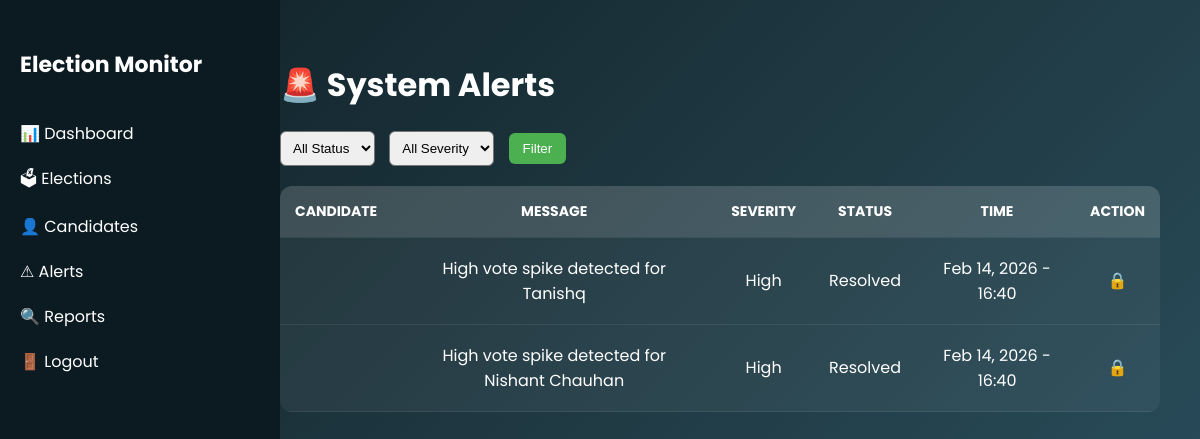
The page /alerts/ (signed in) on the database as committed earlier.
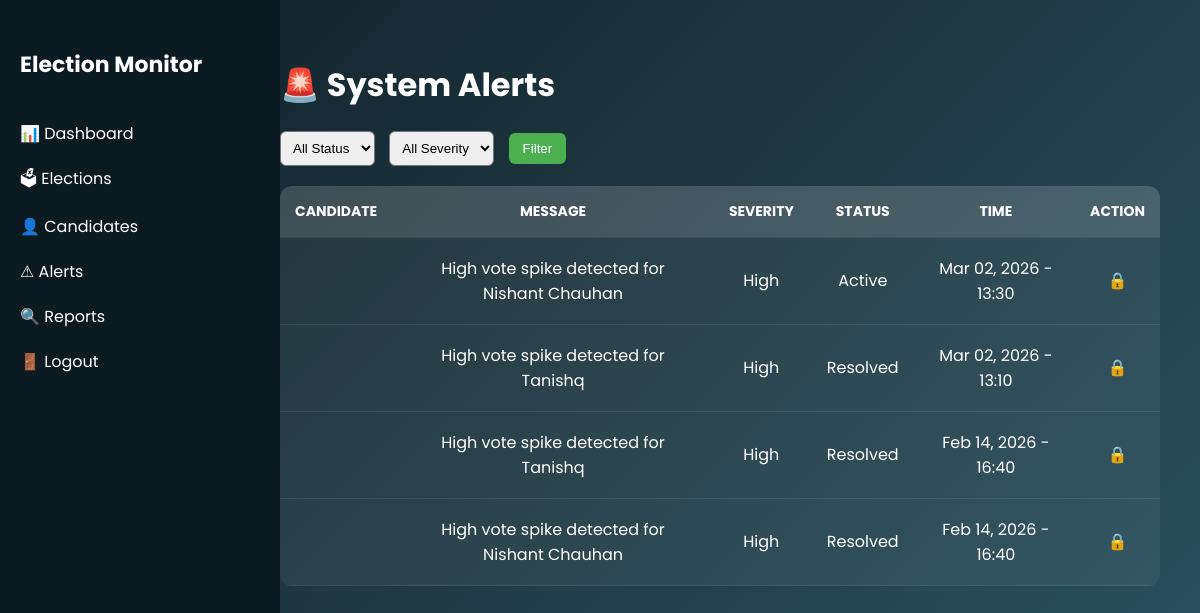
The same page on the database as committed later.
### core/models.py (models this page shows, shortened)
class Alert(models.Model):
    anomaly = models.ForeignKey(Anomaly, on_delete=models.CASCADE)
    message = models.CharField(max_length=255)
    severity = models.CharField(max_length=20, default="High")
    created_at = models.DateTimeField(auto_now_add=True)
    status = models.CharField(max_length=20, default="Active")

### core/views.py (the view)
# urls.py: path("alerts/", alerts_page, name="alerts"),
@login_required
def alerts_page(request):
    alerts = Alert.objects.all().order_by('-created_at')
    status_filter = request.GET.get('status')
    severity_filter = request.GET.get('severity')
    if status_filter and status_filter != "All":
        alerts = alerts.filter(status=status_filter)
    if severity_filter and severity_filter != "All":
        alerts = alerts.filter(severity=severity_filter)
    is_admin = request.user.groups.filter(name='Admin').exists()
    context = {
        "alerts": alerts,
        "is_admin": is_admin,
        "selected_status": status_filter,
        "selected_severity": severity_filter
    }
    return render(request, "alerts.html", context)

### core/templates/alerts.html (shortened to what this page needs)
{% load static %}
<!DOCTYPE html>
<html>
<head>
    <link rel="stylesheet" href="{% static 'core/css/dashboard.css' %}">
</head>
<body>
<div class="sidebar">
    <h2>Election Monitor</h2>
    <ul>
        <li><a href="{% url 'dashboard' %}">📊 Dashboard</a></li>
        <li>🗳 Elections</li>
        <li>👤 Candidates</li>
        <li class="active">⚠ Alerts</li>
        <li>🔍 Reports</li>
        <li><a href="{% url 'logout' %}">🚪 Logout</a></li>
    </ul>
</div>
<div class="main">
    <div class="topbar">
        <h1>🚨 System Alerts</h1>
    </div>
    <div class="filter-box">
<form method="get">
<select name="status">
<option value="All">All Status</option>
</select>
<select name="severity">
<option value="All">All Severity</option>
</select>
<button type="submit">Filter</button>
</form>
</div>
    <div class="table-wrapper">
        <table class="vote-table">
            <thead>
                <tr>
                    <th>Candidate</th>
                    <th>Message</th>
                    <th>Severity</th>
                    <th>Status</th>
                    <th>Time</th>
                    <th>Action</th>
                </tr>
            </thead>
            <tbody>
                {% for alert in alerts %}
                <tr>
                    <td>{{ alert.candidate.name }}</td>
                    <td>{{ alert.message }}</td>
                    <td>{{ alert.severity }}</td>
                    <td>{{ alert.status }}</td>
                    <td>{{ alert.created_at|date:"M d, Y - H:i" }}</td>
                    <td>
                        {% if is_admin %}
                            {% if alert.status == "Active" %}
                                <a href="{% url 'resolve_alert' alert.id %}" class="resolve-btn">
                                    Resolve
                                </a>
                            {% else %}
                                ✔
                            {% endif %}
                        {% else %}
                            🔒
                        {% endif %}
                    </td>
                </tr>
                {% empty %}
                <tr>
                    <td colspan="6" style="text-align:center;">
                        No alerts found
                    </td>
                </tr>
                {% endfor %}
            </tbody>
        </table>
    </div>
</div>
</body>
</html>

Rows that differ between the two databases and show on the page:
added Alert: message "High vote spike detected for Nishant Chauhan", severity "High", status "Active", created_at "Mar 02, 2026 - 13:30"
added Alert: message "High vote spike detected for Tanishq", severity "High", status "Resolved", created_at "Mar 02, 2026 - 13:10"
